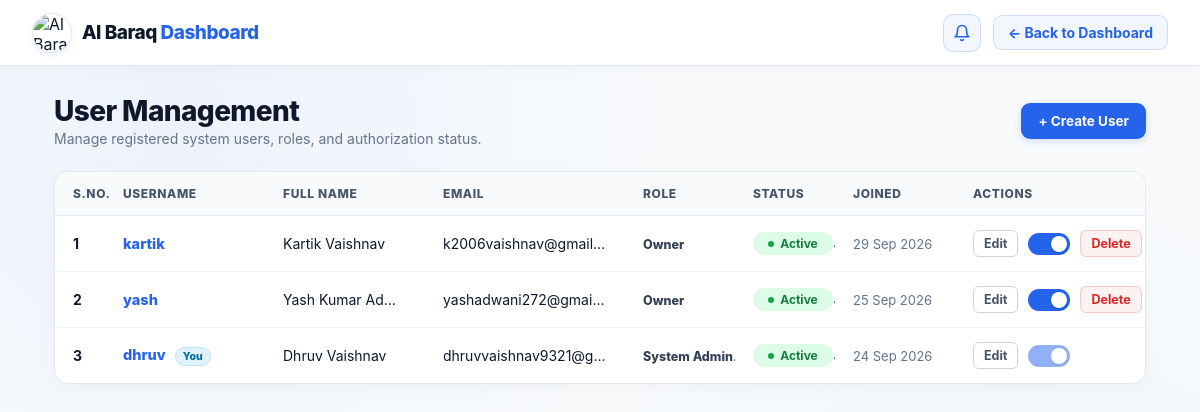
Before: /accounts/users/ (signed in) with the older database file.
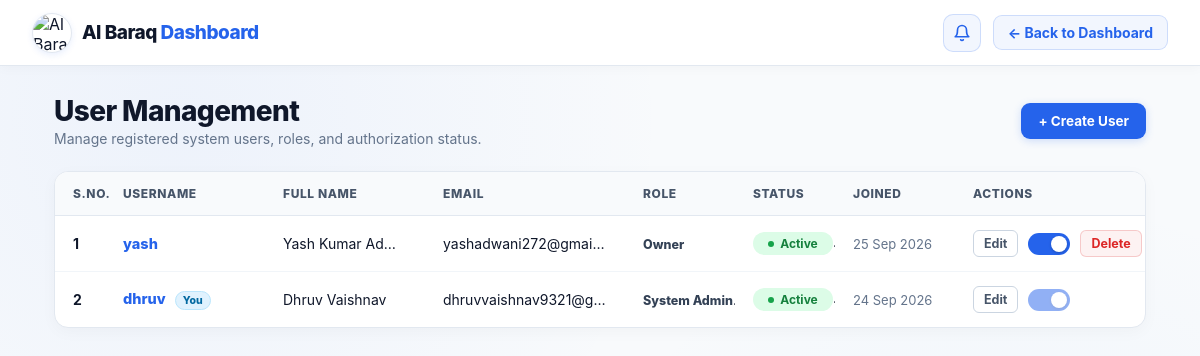
After: the same page with the newer database file.
### accounts/models.py (models this page shows, shortened)
class User(AbstractUser):
    class Role(models.TextChoices):
        SYSTEM_ADMIN = "SYSTEM_ADMIN", "System Admin"
        OWNER = "OWNER", "Owner"
    email = models.EmailField(unique=True)
    first_name = models.CharField(
        max_length=150,
        blank=False
    )
    middle_name = models.CharField(
        max_length=150,
        blank=True
    )
    last_name = models.CharField(
        max_length=150,
        blank=False
    )
    role = models.CharField(
        max_length=20,
        choices=Role.choices,
        default=Role.OWNER,
    )
    updated_at = models.DateTimeField(auto_now=True)
    REQUIRED_FIELDS = [
        "email",
        "first_name",
        "last_name"
    ]
    @property
    def full_name(self):
        if self.middle_name:
            return f"{self.first_name} {self.middle_name} {self.last_name}"
        return f"{self.first_name} {self.last_name}"
    @property
    def is_owner(self):
        return self.role == self.Role.OWNER

### accounts/views.py (the view)
# urls.py: path("users/", views.user_list, name="user_list"),
@owner_or_admin_required
def user_list(request):
    if request.user.is_owner:
        users = User.objects.filter(
            role=User.Role.OWNER
        ).order_by("-date_joined")
    else:
        users = User.objects.all().order_by("-date_joined")
    return render(
        request,
        "accounts/user_list.html",
        {"users": users}
    )

### accounts/templates/accounts/user_list.html (shortened to what the changed rows need)
{% load static %}
<!DOCTYPE html>
<html lang="en">
<head>
</head>
<body>
    <main class="container">
        <div class="page-header">
            <div class="page-title">
                <h1>User Management</h1>
            </div>
        </div>
        {% if users %}
            <div class="table-card">
                <table class="data-table">
                    <thead>
                        <tr>
                            <th>S.No.</th>
                            <th>Username</th>
                            <th>Full Name</th>
                            <th>Email</th>
                            <th>Role</th>
                            <th>Status</th>
                            <th>Joined</th>
                            <th>Actions</th>
                        </tr>
                    </thead>
                    <tbody>
                        {% for u in users %}
                            <tr>
                                <td class="sno-badge">
                                    {{ forloop.counter }}
                                </td>
                                <td>
                                    <a
                                        href="{% url 'accounts:user_detail' u.id %}"
                                        class="user-link {% if not u.is_active %}inactive{% endif %}"
                                    >
                                        {{ u.username }}
                                    </a>
                                    {% if u == request.user %}
                                        <span class="you-badge">You</span>
                                    {% endif %}
                                </td>
                                <td>
                                    {{ u.full_name|default:u.get_full_name|default:"—" }}
                                </td>
                                <td>
                                    {{ u.email|default:"—" }}
                                </td>
                                <td>
                                    <span class="role-badge">
                                        {{ u.get_role_display|default:u.role }}
                                    </span>
                                </td>
                                <td>
                                    {% if u.is_active %}
                                        <span class="status-badge active">
                                            <span class="status-dot"></span>
                                            Active
                                        </span>
                                    {% else %}
                                        <span class="status-badge hidden">
                                            <span class="status-dot"></span>
                                            Inactive
                                        </span>
                                    {% endif %}
                                </td>
                                <td style="color: #64748b; font-size: 13px;">
                                    {{ u.date_joined|date:"d M Y" }}
                                </td>
                                <td>
                                    <div class="action-cell">
                                        <a
                                            href="{% url 'accounts:user_edit' u.id %}"
                                            class="btn btn-secondary btn-sm"
                                        >
                                            Edit
                                        </a>
                                        {% if u != request.user %}
                                            <form
                                                method="POST"
                                                action="{% url 'accounts:user_toggle_status' u.id %}"
                                                style="display: inline-flex; align-items: center;"
                                            >
                                                <label class="switch" title="{% if u.is_active %}Deactivate{% else %}Activate{% endif %}">
                                                    <span class="slider"></span>
                                                </label>
                                            </form>
                                            <a
                                                href="{% url 'accounts:user_delete' u.id %}"
                                                class="btn btn-danger-sm btn-sm"
                                            >
                                                Delete
                                            </a>
                                        {% else %}
                                            <label class="switch disabled" title="Cannot deactivate current session user">
                                                <span class="slider"></span>
                                            </label>
                                        {% endif %}
                                    </div>
                                </td>
                            </tr>
                        {% endfor %}
                    </tbody>
                </table>
            </div>
        {% else %}
            <div class="empty-state">
                <h3>No users found</h3>
                <p>Click "+ Create User" above to add your first user.</p>
            </div>
        {% endif %}
    </main>
</body>
</html>

Changed rows visible on the page:
removed User: username "kartik", full_name "Kartik Vaishnav", email "k2006vaishnav@gmail…", role "Owner", is_active True (drawn), date_joined "29 Sep 2026", shows "Delete"
